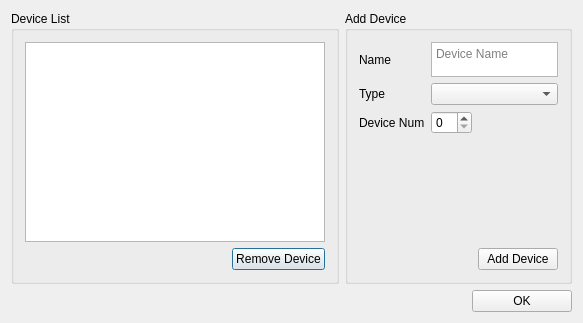
<?xml version="1.0" encoding="UTF-8"?>
<ui version="4.0">
 <class>DlgDeviceManager</class>
 <widget class="QDialog" name="DlgDeviceManager">
  <property name="geometry">
   <rect>
    <x>0</x>
    <y>0</y>
    <width>566</width>
    <height>314</height>
   </rect>
  </property>
  <property name="windowTitle">
   <string>DlgDeviceManager</string>
  </property>
  <layout class="QGridLayout" name="gridLayout">
   <item row="0" column="0" colspan="4">
    <widget class="QGroupBox" name="groupBox_2">
     <property name="title">
      <string>Device List</string>
     </property>
     <layout class="QGridLayout" name="gridLayout_3">
      <item row="1" column="2">
       <widget class="QPushButton" name="RemoveDevButton">
        <property name="text">
         <string>Remove Device</string>
        </property>
       </widget>
      </item>
      <item row="1" column="1">
       <spacer name="horizontalSpacer">
        <property name="orientation">
         <enum>Qt::Horizontal</enum>
        </property>
        <property name="sizeHint" stdset="0">
         <size>
          <width>40</width>
          <height>20</height>
         </size>
        </property>
       </spacer>
      </item>
      <item row="0" column="1" colspan="2">
       <widget class="QTableWidget" name="DeviceTable">
        <property name="minimumSize">
         <size>
          <width>300</width>
          <height>200</height>
         </size>
        </property>
       </widget>
      </item>
     </layout>
    </widget>
   </item>
   <item row="2" column="6">
    <widget class="QPushButton" name="OkButton">
     <property name="maximumSize">
      <size>
       <width>100</width>
       <height>16777215</height>
      </size>
     </property>
     <property name="text">
      <string>OK</string>
     </property>
    </widget>
   </item>
   <item row="0" column="5" colspan="2">
    <widget class="QGroupBox" name="groupBox">
     <property name="title">
      <string>Add Device</string>
     </property>
     <layout class="QGridLayout" name="gridLayout_2">
      <item row="2" column="2" colspan="2">
       <widget class="QComboBox" name="NewDevType"/>
      </item>
      <item row="5" column="3">
       <widget class="QPushButton" name="AddDevButton">
        <property name="text">
         <string>Add Device</string>
        </property>
       </widget>
      </item>
      <item row="1" column="1">
       <widget class="QLabel" name="label">
        <property name="text">
         <string>Name</string>
        </property>
       </widget>
      </item>
      <item row="2" column="1">
       <widget class="QLabel" name="label_2">
        <property name="text">
         <string>Type</string>
        </property>
       </widget>
      </item>
      <item row="1" column="2" colspan="2">
       <widget class="QTextEdit" name="NewDevName">
        <property name="maximumSize">
         <size>
          <width>16777215</width>
          <height>35</height>
         </size>
        </property>
        <property name="placeholderText">
         <string>Device Name</string>
        </property>
       </widget>
      </item>
      <item row="3" column="1">
       <widget class="QLabel" name="label_3">
        <property name="text">
         <string>Device Num</string>
        </property>
       </widget>
      </item>
      <item row="3" column="2" alignment="Qt::AlignLeft">
       <widget class="QSpinBox" name="NewDevNum"/>
      </item>
      <item row="3" column="3" rowspan="2">
       <spacer name="verticalSpacer">
        <property name="orientation">
         <enum>Qt::Vertical</enum>
        </property>
        <property name="sizeHint" stdset="0">
         <size>
          <width>20</width>
          <height>40</height>
         </size>
        </property>
       </spacer>
      </item>
     </layout>
    </widget>
   </item>
  </layout>
 </widget>
 <layoutdefault spacing="6" margin="11"/>
 <resources/>
 <connections/>
</ui>
